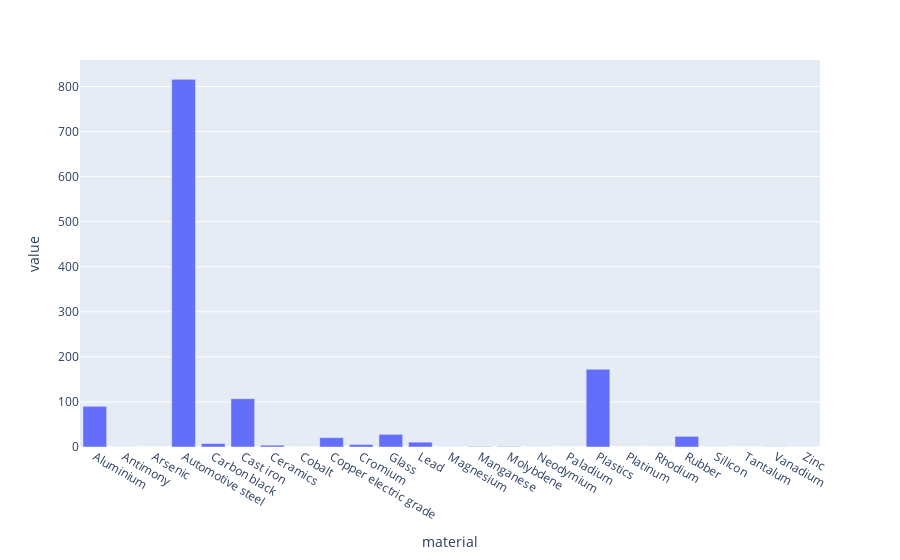

Notebook cell for this chart:
### Markdown cell above
## 6. Answer research questions
Approximately how big was the material stock embodied in the global passenger vehicle fleet in 2017?
And when will this material become available for recycling?

### Code cell
stock_by_material_type = (
    vehicle_mfa_2.stocks["in use"].stock
    * vehicle_mfa_2.parameters["vehicle material content"]
    * 1e-9
)
global_stock_by_material_type = stock_by_material_type.sum_nda_over(sum_over_dims=("r"))
global_stock_by_material_type_in_2017 = global_stock_by_material_type[{"t": 2017}]

stock_df = global_stock_by_material_type_in_2017.to_df(index=False)
fig = px.bar(stock_df, x="material", y="value")
fig.show()

### Figure 1 — Plotly figure (JSON) as saved in the notebook; plotly's stock layout.template omitted (floating-point values rounded to 4 significant figures)
{"data": [{"alignmentgroup": "True", "hovertemplate": "material=%{x}<br>value=%{y}<extra></extra>", "legendgroup": "", "marker": {"color": "#636efa", "pattern": {"shape": ""}}, "name": "", "offsetgroup": "", "orientation": "v", "showlegend": false, "textposition": "auto", "type": "bar", "x": ["Aluminium", "Antimony", "Arsenic", "Automotive steel", "Carbon black", "Cast iron", "Ceramics", "Cobalt", "Copper electric grade", "Cromium", "Glass", "Lead", "Magnesium", "Manganese", "Molybdene", "Neodymium", "Paladium", "Plastics", "Platinum", "Rhodium", "Rubber", "Silicon", "Tantalum", "Vanadium", "Zinc"], "xaxis": "x", "y": [90.18, 0.1081, 0.004569, 815.9, 7.703, 107.2, 4.082, 0.02867, 20.81, 5.619, 28.07, 10.67, 0.2224, 1.124, 1.124, 0.1928, 0.004902, 172.4, 0.001017, 0.0005549, 23.56, 0.1292, 0.004208, 0.3371, 0.0923], "yaxis": "y"}], "layout": {"barmode": "relative", "legend": {"tracegroupgap": 0}, "margin": {"t": 60}, "xaxis": {"anchor": "y", "domain": [0, 1], "title": {"text": "material"}}, "yaxis": {"anchor": "x", "domain": [0, 1], "title": {"text": "value"}}}}
